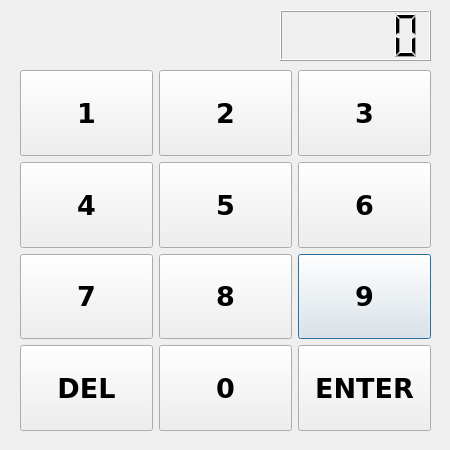
<?xml version="1.0" encoding="UTF-8"?>
<ui version="4.0">
 <class>Dialog</class>
 <widget class="QDialog" name="Dialog">
  <property name="geometry">
   <rect>
    <x>0</x>
    <y>0</y>
    <width>450</width>
    <height>450</height>
   </rect>
  </property>
  <property name="minimumSize">
   <size>
    <width>450</width>
    <height>450</height>
   </size>
  </property>
  <property name="maximumSize">
   <size>
    <width>450</width>
    <height>450</height>
   </size>
  </property>
  <property name="windowTitle">
   <string>Dialog</string>
  </property>
  <widget class="QWidget" name="layoutWidget">
   <property name="geometry">
    <rect>
     <x>20</x>
     <y>70</y>
     <width>411</width>
     <height>361</height>
    </rect>
   </property>
   <layout class="QGridLayout" name="gridLayout">
    <item row="2" column="2">
     <widget class="QPushButton" name="pushButton_9">
      <property name="sizePolicy">
       <sizepolicy hsizetype="Minimum" vsizetype="MinimumExpanding">
        <horstretch>0</horstretch>
        <verstretch>0</verstretch>
       </sizepolicy>
      </property>
      <property name="font">
       <font>
        <family>Verdana</family>
        <pointsize>20</pointsize>
        <weight>75</weight>
        <bold>true</bold>
       </font>
      </property>
      <property name="text">
       <string>9</string>
      </property>
     </widget>
    </item>
    <item row="0" column="2">
     <widget class="QPushButton" name="pushButton_3">
      <property name="sizePolicy">
       <sizepolicy hsizetype="Minimum" vsizetype="MinimumExpanding">
        <horstretch>0</horstretch>
        <verstretch>0</verstretch>
       </sizepolicy>
      </property>
      <property name="font">
       <font>
        <family>Verdana</family>
        <pointsize>20</pointsize>
        <weight>75</weight>
        <bold>true</bold>
       </font>
      </property>
      <property name="text">
       <string>3</string>
      </property>
     </widget>
    </item>
    <item row="1" column="2">
     <widget class="QPushButton" name="pushButton_6">
      <property name="sizePolicy">
       <sizepolicy hsizetype="Minimum" vsizetype="MinimumExpanding">
        <horstretch>0</horstretch>
        <verstretch>0</verstretch>
       </sizepolicy>
      </property>
      <property name="font">
       <font>
        <family>Verdana</family>
        <pointsize>20</pointsize>
        <weight>75</weight>
        <bold>true</bold>
       </font>
      </property>
      <property name="text">
       <string>6</string>
      </property>
     </widget>
    </item>
    <item row="1" column="0">
     <widget class="QPushButton" name="pushButton_4">
      <property name="sizePolicy">
       <sizepolicy hsizetype="Minimum" vsizetype="MinimumExpanding">
        <horstretch>0</horstretch>
        <verstretch>0</verstretch>
       </sizepolicy>
      </property>
      <property name="font">
       <font>
        <family>Verdana</family>
        <pointsize>20</pointsize>
        <weight>75</weight>
        <bold>true</bold>
       </font>
      </property>
      <property name="text">
       <string>4</string>
      </property>
     </widget>
    </item>
    <item row="2" column="0">
     <widget class="QPushButton" name="pushButton_7">
      <property name="sizePolicy">
       <sizepolicy hsizetype="Minimum" vsizetype="MinimumExpanding">
        <horstretch>0</horstretch>
        <verstretch>0</verstretch>
       </sizepolicy>
      </property>
      <property name="font">
       <font>
        <family>Verdana</family>
        <pointsize>20</pointsize>
        <weight>75</weight>
        <bold>true</bold>
       </font>
      </property>
      <property name="text">
       <string>7</string>
      </property>
     </widget>
    </item>
    <item row="0" column="1">
     <widget class="QPushButton" name="pushButton_2">
      <property name="sizePolicy">
       <sizepolicy hsizetype="Minimum" vsizetype="MinimumExpanding">
        <horstretch>0</horstretch>
        <verstretch>0</verstretch>
       </sizepolicy>
      </property>
      <property name="font">
       <font>
        <family>Verdana</family>
        <pointsize>20</pointsize>
        <weight>75</weight>
        <bold>true</bold>
       </font>
      </property>
      <property name="text">
       <string>2</string>
      </property>
     </widget>
    </item>
    <item row="3" column="0">
     <widget class="QPushButton" name="pushButton_10">
      <property name="sizePolicy">
       <sizepolicy hsizetype="Minimum" vsizetype="MinimumExpanding">
        <horstretch>0</horstretch>
        <verstretch>0</verstretch>
       </sizepolicy>
      </property>
      <property name="font">
       <font>
        <family>Verdana</family>
        <pointsize>20</pointsize>
        <weight>75</weight>
        <bold>true</bold>
       </font>
      </property>
      <property name="text">
       <string>DEL</string>
      </property>
     </widget>
    </item>
    <item row="3" column="2">
     <widget class="QPushButton" name="pushButton_12">
      <property name="sizePolicy">
       <sizepolicy hsizetype="Minimum" vsizetype="MinimumExpanding">
        <horstretch>0</horstretch>
        <verstretch>0</verstretch>
       </sizepolicy>
      </property>
      <property name="font">
       <font>
        <family>Verdana</family>
        <pointsize>20</pointsize>
        <weight>75</weight>
        <bold>true</bold>
       </font>
      </property>
      <property name="text">
       <string>ENTER</string>
      </property>
     </widget>
    </item>
    <item row="3" column="1">
     <widget class="QPushButton" name="pushButton_11">
      <property name="sizePolicy">
       <sizepolicy hsizetype="Minimum" vsizetype="MinimumExpanding">
        <horstretch>0</horstretch>
        <verstretch>0</verstretch>
       </sizepolicy>
      </property>
      <property name="font">
       <font>
        <family>Verdana</family>
        <pointsize>20</pointsize>
        <weight>75</weight>
        <bold>true</bold>
       </font>
      </property>
      <property name="text">
       <string>0</string>
      </property>
     </widget>
    </item>
    <item row="0" column="0">
     <widget class="QPushButton" name="pushButton">
      <property name="sizePolicy">
       <sizepolicy hsizetype="Minimum" vsizetype="MinimumExpanding">
        <horstretch>0</horstretch>
        <verstretch>0</verstretch>
       </sizepolicy>
      </property>
      <property name="font">
       <font>
        <family>Verdana</family>
        <pointsize>20</pointsize>
        <weight>75</weight>
        <bold>true</bold>
       </font>
      </property>
      <property name="text">
       <string>1</string>
      </property>
     </widget>
    </item>
    <item row="1" column="1">
     <widget class="QPushButton" name="pushButton_5">
      <property name="sizePolicy">
       <sizepolicy hsizetype="Minimum" vsizetype="MinimumExpanding">
        <horstretch>0</horstretch>
        <verstretch>0</verstretch>
       </sizepolicy>
      </property>
      <property name="font">
       <font>
        <family>Verdana</family>
        <pointsize>20</pointsize>
        <weight>75</weight>
        <bold>true</bold>
       </font>
      </property>
      <property name="text">
       <string>5</string>
      </property>
     </widget>
    </item>
    <item row="2" column="1">
     <widget class="QPushButton" name="pushButton_8">
      <property name="sizePolicy">
       <sizepolicy hsizetype="Minimum" vsizetype="MinimumExpanding">
        <horstretch>0</horstretch>
        <verstretch>0</verstretch>
       </sizepolicy>
      </property>
      <property name="font">
       <font>
        <family>Verdana</family>
        <pointsize>20</pointsize>
        <weight>75</weight>
        <bold>true</bold>
       </font>
      </property>
      <property name="text">
       <string>8</string>
      </property>
     </widget>
    </item>
   </layout>
  </widget>
  <widget class="QLCDNumber" name="lcdNumber">
   <property name="geometry">
    <rect>
     <x>280</x>
     <y>10</y>
     <width>151</width>
     <height>51</height>
    </rect>
   </property>
   <property name="font">
    <font>
     <family>Verdana</family>
     <pointsize>14</pointsize>
     <weight>75</weight>
     <bold>true</bold>
    </font>
   </property>
  </widget>
 </widget>
 <resources/>
 <connections>
  <connection>
   <sender>pushButton</sender>
   <signal>clicked()</signal>
   <receiver>Dialog</receiver>
   <slot>btnNumberClicked()</slot>
   <hints>
    <hint type="sourcelabel">
     <x>69</x>
     <y>114</y>
    </hint>
    <hint type="destinationlabel">
     <x>92</x>
     <y>30</y>
    </hint>
   </hints>
  </connection>
  <connection>
   <sender>pushButton_2</sender>
   <signal>clicked()</signal>
   <receiver>Dialog</receiver>
   <slot>btnNumberClicked()</slot>
   <hints>
    <hint type="sourcelabel">
     <x>219</x>
     <y>121</y>
    </hint>
    <hint type="destinationlabel">
     <x>234</x>
     <y>29</y>
    </hint>
   </hints>
  </connection>
  <connection>
   <sender>pushButton_3</sender>
   <signal>clicked()</signal>
   <receiver>Dialog</receiver>
   <slot>btnNumberClicked()</slot>
   <hints>
    <hint type="sourcelabel">
     <x>358</x>
     <y>124</y>
    </hint>
    <hint type="destinationlabel">
     <x>442</x>
     <y>88</y>
    </hint>
   </hints>
  </connection>
  <connection>
   <sender>pushButton_4</sender>
   <signal>clicked()</signal>
   <receiver>Dialog</receiver>
   <slot>btnNumberClicked()</slot>
   <hints>
    <hint type="sourcelabel">
     <x>88</x>
     <y>199</y>
    </hint>
    <hint type="destinationlabel">
     <x>7</x>
     <y>172</y>
    </hint>
   </hints>
  </connection>
  <connection>
   <sender>pushButton_5</sender>
   <signal>clicked()</signal>
   <receiver>Dialog</receiver>
   <slot>btnNumberClicked()</slot>
   <hints>
    <hint type="sourcelabel">
     <x>260</x>
     <y>176</y>
    </hint>
    <hint type="destinationlabel">
     <x>276</x>
     <y>157</y>
    </hint>
   </hints>
  </connection>
  <connection>
   <sender>pushButton_6</sender>
   <signal>clicked()</signal>
   <receiver>Dialog</receiver>
   <slot>btnNumberClicked()</slot>
   <hints>
    <hint type="sourcelabel">
     <x>363</x>
     <y>173</y>
    </hint>
    <hint type="destinationlabel">
     <x>442</x>
     <y>186</y>
    </hint>
   </hints>
  </connection>
  <connection>
   <sender>pushButton_7</sender>
   <signal>clicked()</signal>
   <receiver>Dialog</receiver>
   <slot>btnNumberClicked()</slot>
   <hints>
    <hint type="sourcelabel">
     <x>71</x>
     <y>319</y>
    </hint>
    <hint type="destinationlabel">
     <x>7</x>
     <y>285</y>
    </hint>
   </hints>
  </connection>
  <connection>
   <sender>pushButton_8</sender>
   <signal>clicked()</signal>
   <receiver>Dialog</receiver>
   <slot>btnNumberClicked()</slot>
   <hints>
    <hint type="sourcelabel">
     <x>249</x>
     <y>289</y>
    </hint>
    <hint type="destinationlabel">
     <x>275</x>
     <y>249</y>
    </hint>
   </hints>
  </connection>
  <connection>
   <sender>pushButton_9</sender>
   <signal>clicked()</signal>
   <receiver>Dialog</receiver>
   <slot>btnNumberClicked()</slot>
   <hints>
    <hint type="sourcelabel">
     <x>397</x>
     <y>268</y>
    </hint>
    <hint type="destinationlabel">
     <x>442</x>
     <y>252</y>
    </hint>
   </hints>
  </connection>
  <connection>
   <sender>pushButton_11</sender>
   <signal>clicked()</signal>
   <receiver>Dialog</receiver>
   <slot>btnNumberClicked()</slot>
   <hints>
    <hint type="sourcelabel">
     <x>225</x>
     <y>372</y>
    </hint>
    <hint type="destinationlabel">
     <x>260</x>
     <y>436</y>
    </hint>
   </hints>
  </connection>
  <connection>
   <sender>pushButton_10</sender>
   <signal>clicked()</signal>
   <receiver>Dialog</receiver>
   <slot>btnDeleteClicked()</slot>
   <hints>
    <hint type="sourcelabel">
     <x>141</x>
     <y>383</y>
    </hint>
    <hint type="destinationlabel">
     <x>12</x>
     <y>383</y>
    </hint>
   </hints>
  </connection>
  <connection>
   <sender>pushButton_12</sender>
   <signal>clicked()</signal>
   <receiver>Dialog</receiver>
   <slot>btnEnterClicked()</slot>
   <hints>
    <hint type="sourcelabel">
     <x>419</x>
     <y>358</y>
    </hint>
    <hint type="destinationlabel">
     <x>445</x>
     <y>370</y>
    </hint>
   </hints>
  </connection>
 </connections>
 <slots>
  <slot>btnNumberClicked()</slot>
  <slot>btnDeleteClicked()</slot>
  <slot>btnEnterClicked()</slot>
 </slots>
</ui>
